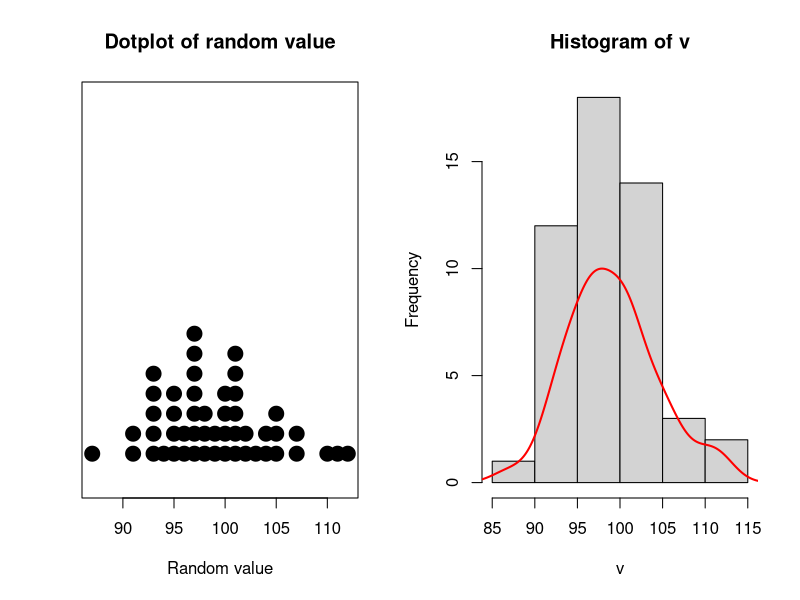
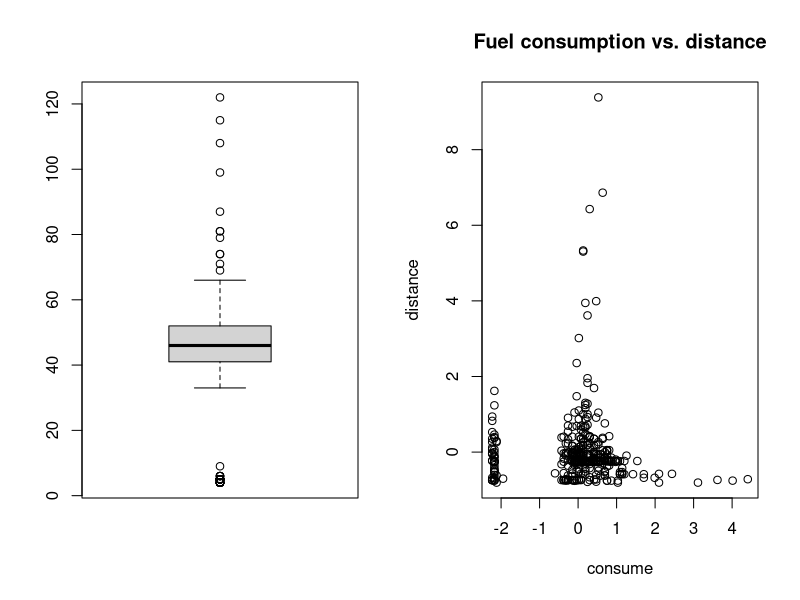
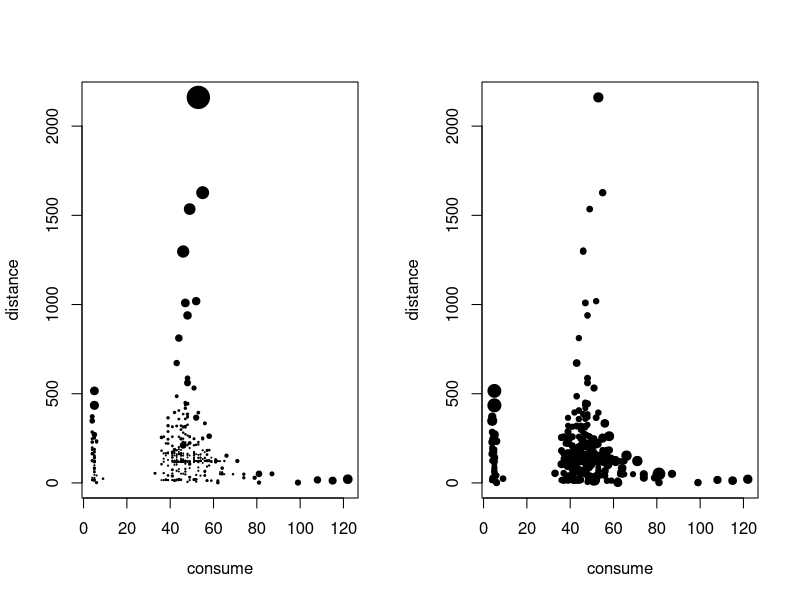
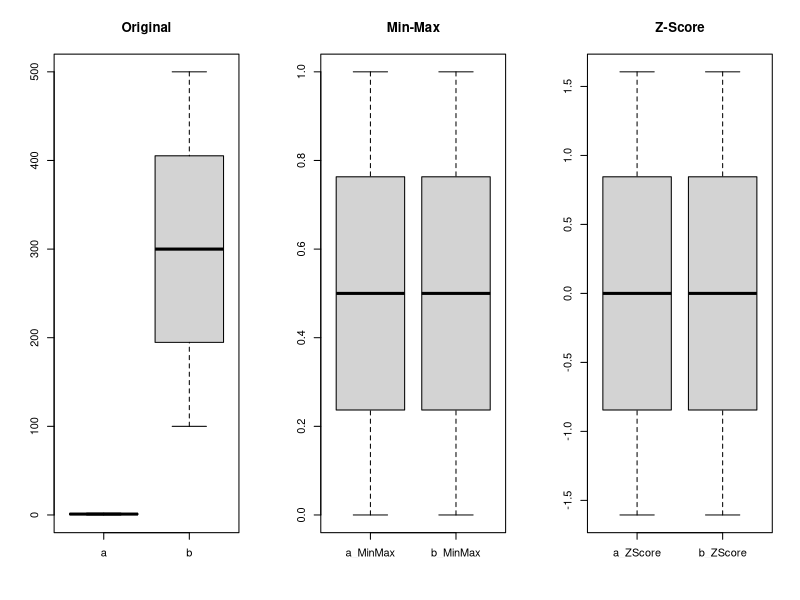
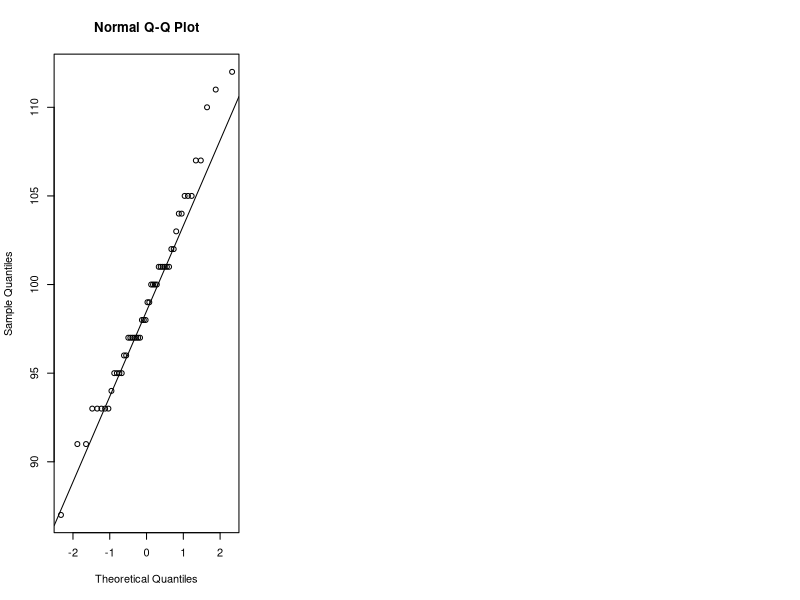
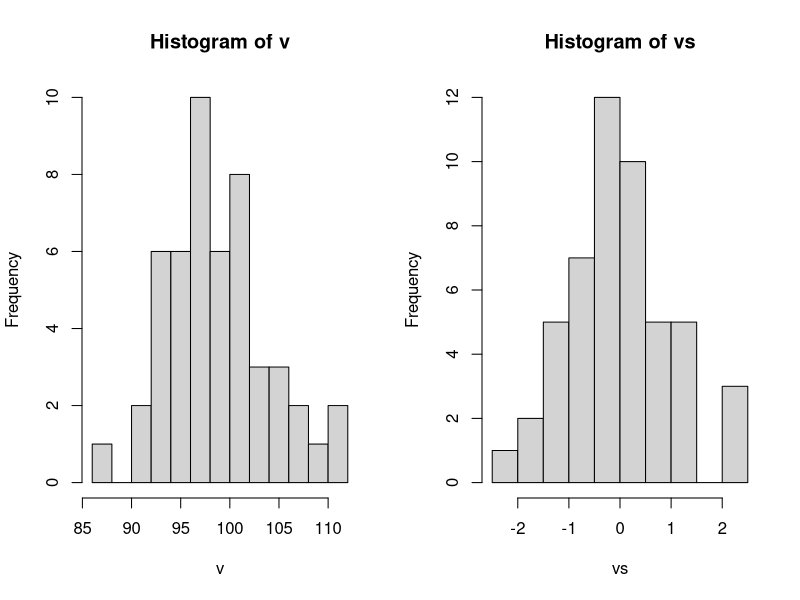

The R script that drew these images, in order:
## ---- chunk 1
# sample of random integers
v <- round(rnorm(n=50, sd=5, mean=100))

par(mfrow=c(1,2))
stripchart(v, method = "stack", pch=19, cex=2, offset=.5, at=.15,
           main = "Dotplot of random value", xlab = "Random value")

hist(v)

# add density
x <- density(v)$x
y <- (10/max(density(v)$y))*density(v)$y  # scale y to plot with histogram
lines(x, y, col="red", lwd=2)
## ---- chunk 2
cars <- read.csv('./DATA/cars.csv')
cars <- cars[,1:3]
head(cars)
boxplot(cars$consume)
consume_quartiles <- quantile(cars$consume)
consume_quartiles

# Scale data and create scatterplot: cars_scaled
require(dplyr)
glimpse(cars)
cars_scaled <- as.data.frame(scale(cars))
plot(distance ~ consume, data = cars_scaled, 
     main = 'Fuel consumption vs. distance')

# Calculate upper threshold: upper_th
upper_th <- consume_quartiles[4] + 
    1.5 * (consume_quartiles[4] - consume_quartiles[2])
upper_th
# Print the sorted vector of distinct potential outliers
sort(unique(cars$consume[cars$consume > upper_th]))

library(FNN)
# Compute KNN score
cars_knn <- get.knn(data = cars_scaled, k = 7)
cars1 <- cars
cars1$knn_score <- rowMeans(cars_knn$nn.dist)

# Print top 5 KNN scores and data point indices: top5_knn
(top5_knn <- order(cars1$knn_score, decreasing = TRUE)[1:5])
print(cars1$knn_score[top5_knn])

# Plot variables using KNN score as size of points
plot(distance ~ consume, data = cars1, cex = knn_score, pch = 20)

library(dbscan)
# Add lof_score column to cars1
cars1 <- cars
cars1$lof_score <- lof(cars_scaled, minPts = 7)

# Print top 5 LOF scores and data point indices: top5_lof
(top5_lof <- order(cars1$lof_score, decreasing = TRUE)[1:5])
print(cars1$lof_score[top5_lof])

# Plot variables using LOF score as size of points
plot(distance ~ consume, data = cars1, 
     cex = lof_score, pch = 20)
## ---- chunk 3
library(dplyr)

# generate data with different ranges
df <- data.frame(
    a = sample(seq(0, 2, length.out=20)),
    b = sample(seq(100, 500, length.out=20)))
# view data
glimpse(df)

# data ranges to see if normalization is needed
sapply(df, range)


# ranges are different => normalize
# Apply min-max and standardization
nrm <- df %>% 
    mutate(a_MinMax = (a - min(a)) / (max(a) - min(a)), 
           b_MinMax = (b - min(b)) / (max(b) - min(b)),
           a_ZScore = (a - mean(a)) / sd(a),
           b_ZScore = (b - mean(b)) / sd(b)
    )

# ranges for normalized data
sapply(nrm, range)

# plots
par(mfrow=c(1,3))
boxplot(nrm[, 1:2], main = 'Original')
boxplot(nrm[, 3:4], main = 'Min-Max')
boxplot(nrm[, 5:6], main = 'Z-Score')
## ---- chunk 4
# QQ-plot - fit normal distibution
qqnorm(v); qqline(v)

var(v)     # variance: sd = sqrt(var)
sd(v)      # standard deviation

sd(v)/sqrt(length(v))  # standard error sd/sqrt(n)

# Z-score (standartization)
# transform distribution to mean=0, variance=1
# z = (x - mean(n))/sd
vs <- scale(v)[,1]
vs

par(mfrow=c(1,2))
hist(v, breaks=10)
hist(vs, breaks=10)
## ---- chunk 5
# sample of random integers
x <- round(rnorm(n=50, sd=5, mean=100))

# Confidence interval for normal distribution with p=0.95
m <- mean(x)
s <- sd(x)
n <- length(x)
error <- qnorm(0.95)*s/sqrt(n)
confidence <- c(m-error, m+error)
confidence

# Confidence interval for t-distribution with p=0.95
a <- 5
s <- 2
n <- 20
error <- qt(0.975,df=n-1)*s/sqrt(n)
# confidence interval
c(left=a-error, right=a+error)
